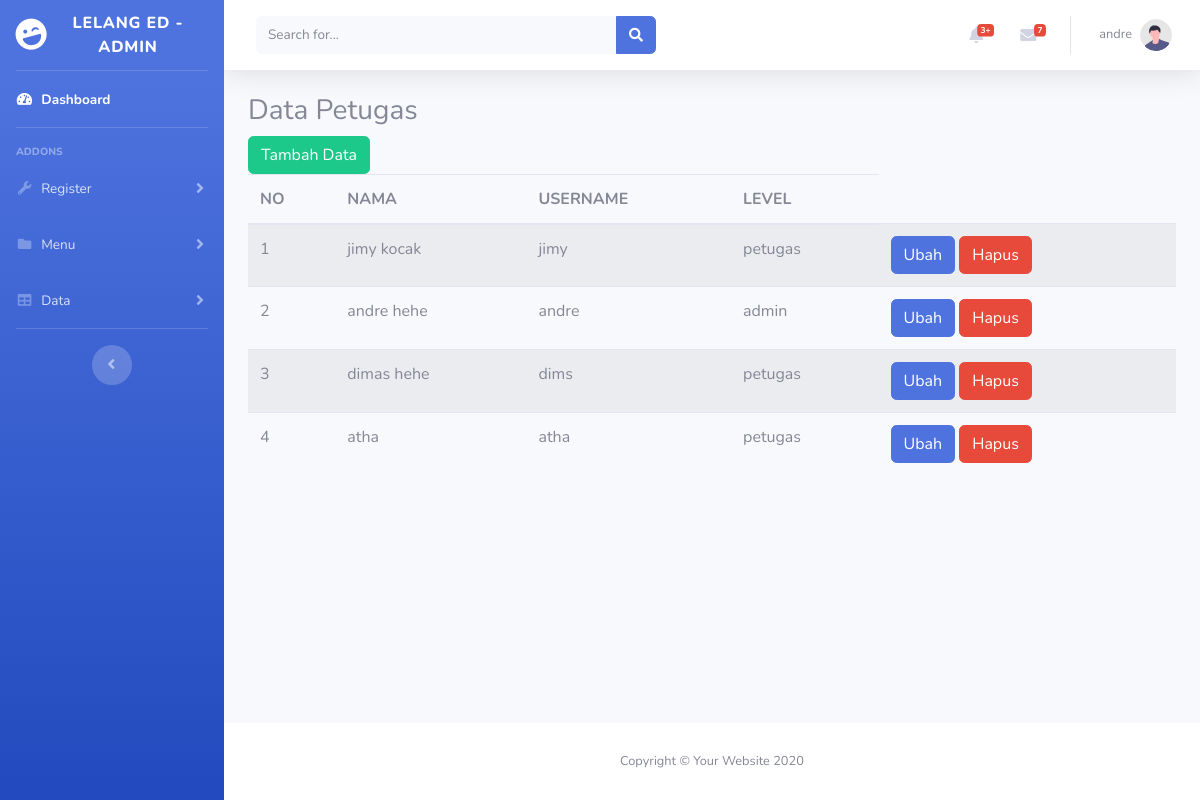
The page /admin/data_petugas.php (signed in) on the database its author committed.
### tables this page shows
CREATE TABLE `petugas` (
  `id` int(11) NOT NULL,
  `nama_petugas` varchar(25) NOT NULL,
  `username` varchar(25) NOT NULL,
  `password` varchar(255) NOT NULL,
  `level` enum('admin','petugas') NOT NULL
);

### admin/data_petugas.php (the view, shortened to what this page needs)
<!DOCTYPE html>
<html lang="en">
<head>
    <link href="vendor/fontawesome-free/css/all.min.css" rel="stylesheet" type="text/css">
    <link href="css/sb-admin-2.min.css" rel="stylesheet">
</head>
<body id="page-top">
    <div id="wrapper">
        <ul class="navbar-nav bg-gradient-primary sidebar sidebar-dark accordion" id="accordionSidebar">
            <a class="sidebar-brand d-flex align-items-center justify-content-center" href="index.html">
                <div class="sidebar-brand-icon rotate-n-15">
                    <i class="fas fa-laugh-wink"></i>
                </div>
                <div class="sidebar-brand-text mx-3">Lelang ED - ADMIN</div>
            </a>
            <hr class="sidebar-divider my-0">
            <li class="nav-item active">
                <a class="nav-link" href="homepage.php">
                    <i class="fas fa-fw fa-tachometer-alt"></i>
                    <span>Dashboard</span></a>
            </li>
            <hr class="sidebar-divider">
            <div class="sidebar-heading">
                Addons
            </div>
            <li class="nav-item">
                <a class="nav-link collapsed" href="#" data-toggle="collapse" data-target="#collapseUtilities"
                    aria-expanded="true" aria-controls="collapseUtilities">
                    <i class="fas fa-fw fa-wrench"></i>
                    <span>Register</span>
                </a>
            </li>
            <li class="nav-item">
                <a class="nav-link collapsed" href="#" data-toggle="collapse" data-target="#collapseMenu"
                    aria-expanded="true" aria-controls="collapseMenu">
                    <i class="fas fa-fw fa-folder"></i>
                    <span>Menu</span>
                </a>
            </li>
            <li class="nav-item">
                <a class="nav-link collapsed" href="#" data-toggle="collapse" data-target="#collapseData"
                    aria-expanded="true" aria-controls="collapseData">
                    <i class="fas fa-fw fa-table"></i>
                    <span>Data</span>
                </a>
            </li>
            <hr class="sidebar-divider d-none d-md-block">
            <div class="text-center d-none d-md-inline">
                <button class="rounded-circle border-0" id="sidebarToggle"></button>
            </div>
        </ul>
        <div id="content-wrapper" class="d-flex flex-column">
            <div id="content">
                <nav class="navbar navbar-expand navbar-light bg-white topbar mb-4 static-top shadow">
                    <form
                        class="d-none d-sm-inline-block form-inline mr-auto ml-md-3 my-2 my-md-0 mw-100 navbar-search">
                        <div class="input-group">
                            <input type="text" class="form-control bg-light border-0 small" placeholder="Search for..."
                                aria-label="Search" aria-describedby="basic-addon2">
                            <div class="input-group-append">
                                <button class="btn btn-primary" type="button">
                                    <i class="fas fa-search fa-sm"></i>
                                </button>
                            </div>
                        </div>
                    </form>
                    <ul class="navbar-nav ml-auto">
                        <li class="nav-item dropdown no-arrow mx-1">
                            <a class="nav-link dropdown-toggle" href="#" id="alertsDropdown" role="button"
                                data-toggle="dropdown" aria-haspopup="true" aria-expanded="false">
                                <i class="fas fa-bell fa-fw"></i>
                                <span class="badge badge-danger badge-counter">3+</span>
                            </a>
                        </li>
                        <li class="nav-item dropdown no-arrow mx-1">
                            <a class="nav-link dropdown-toggle" href="#" id="messagesDropdown" role="button"
                                data-toggle="dropdown" aria-haspopup="true" aria-expanded="false">
                                <i class="fas fa-envelope fa-fw"></i>
                                <span class="badge badge-danger badge-counter">7</span>
                            </a>
                        </li>
                        <li class="nav-item dropdown no-arrow">
                            <a class="nav-link dropdown-toggle" href="#" id="userDropdown" role="button"
                                data-toggle="dropdown" aria-haspopup="true" aria-expanded="false">
                                <span class="mr-2 d-none d-lg-inline text-gray-600 small"><?=$_SESSION['username']?></span>
                                <img class="img-profile rounded-circle"
                                    src="img/undraw_profile.svg">
                            </a>
                        </li>
                    </ul>
                </nav>
                <div class="container-fluid">
                    <h3>Data Petugas</h3>
                    <a href="register_petugas.php" class="btn btn-success">Tambah Data</a>
                    <table class="table table-hover table-striped">
                        <thead>
                            <tr>
                                <th>NO</th>
                                <th>NAMA</th>
                                <th>USERNAME</th>
                                <th>LEVEL</th>
                            </tr>
                        </thead>
                        <tbody>
                            <?php
                                include "../koneksi.php";
                                $qry_petugas=mysqli_query($conn, "select * from petugas");
                                $no=0;
                                while($data_petugas=mysqli_fetch_array($qry_petugas)){
                                    $no++;
                            ?>
                                    <tr>
                                        <td><?=$no?></td>
                                        <td><?=$data_petugas['nama_petugas']?></td>
                                        <td><?=$data_petugas['username']?></td>
                                        <td><?=$data_petugas['level']?></td>
                                        <td>
                                                <a href="ubah_petugas.php?id=<?=$data_petugas['id']?>" class="btn btn-primary">Ubah</a>
                                                <a href="hapus_petugas.php?id=<?=$data_petugas['id']?>" onclick="return Sconfirm('Apakah anda yakin menghapus data ini?')" class="btn btn-danger">Hapus</a>
                                        </td>
                                    </tr>
                                <?php
                                }
                                ?>
                        </tbody>
                    </table>
                </div>
            </div>
            <footer class="sticky-footer bg-white">
                <div class="container my-auto">
                    <div class="copyright text-center my-auto">
                        <span>Copyright &copy; Your Website 2020</span>
                    </div>
                </div>
            </footer>
        </div>
    </div>
</body>
</html>

### rows shown on the page
petugas: nama_petugas "jimy kocak", username "jimy", level "petugas"
petugas: nama_petugas "andre hehe", username "andre", level "admin"
petugas: nama_petugas "dimas hehe", username "dims", level "petugas"
petugas: nama_petugas "atha", username "atha", level "petugas"

### other values the page prints
$_SESSION['username'] "andre"
